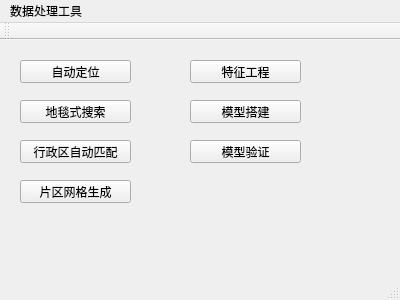
<?xml version="1.0" encoding="UTF-8"?>
<ui version="4.0">
 <class>MainWindow</class>
 <widget class="QMainWindow" name="MainWindow">
  <property name="geometry">
   <rect>
    <x>0</x>
    <y>0</y>
    <width>400</width>
    <height>300</height>
   </rect>
  </property>
  <property name="windowTitle">
   <string>MainWindow</string>
  </property>
  <widget class="QWidget" name="centralWidget">
   <widget class="QPushButton" name="pushButton">
    <property name="geometry">
     <rect>
      <x>20</x>
      <y>20</y>
      <width>111</width>
      <height>23</height>
     </rect>
    </property>
    <property name="text">
     <string>自动定位</string>
    </property>
   </widget>
   <widget class="QPushButton" name="pushButton_2">
    <property name="geometry">
     <rect>
      <x>20</x>
      <y>60</y>
      <width>111</width>
      <height>23</height>
     </rect>
    </property>
    <property name="text">
     <string>地毯式搜索</string>
    </property>
   </widget>
   <widget class="QPushButton" name="pushButton_3">
    <property name="geometry">
     <rect>
      <x>20</x>
      <y>100</y>
      <width>111</width>
      <height>23</height>
     </rect>
    </property>
    <property name="text">
     <string>行政区自动匹配</string>
    </property>
   </widget>
   <widget class="QPushButton" name="pushButton_5">
    <property name="geometry">
     <rect>
      <x>20</x>
      <y>140</y>
      <width>111</width>
      <height>23</height>
     </rect>
    </property>
    <property name="text">
     <string>片区网格生成</string>
    </property>
   </widget>
   <widget class="QPushButton" name="pushButton_4">
    <property name="geometry">
     <rect>
      <x>190</x>
      <y>20</y>
      <width>111</width>
      <height>23</height>
     </rect>
    </property>
    <property name="text">
     <string>特征工程</string>
    </property>
   </widget>
   <widget class="QPushButton" name="pushButton_6">
    <property name="geometry">
     <rect>
      <x>190</x>
      <y>60</y>
      <width>111</width>
      <height>23</height>
     </rect>
    </property>
    <property name="text">
     <string>模型搭建</string>
    </property>
   </widget>
   <widget class="QPushButton" name="pushButton_7">
    <property name="geometry">
     <rect>
      <x>190</x>
      <y>100</y>
      <width>111</width>
      <height>23</height>
     </rect>
    </property>
    <property name="text">
     <string>模型验证</string>
    </property>
   </widget>
  </widget>
  <widget class="QMenuBar" name="menuBar">
   <property name="geometry">
    <rect>
     <x>0</x>
     <y>0</y>
     <width>400</width>
     <height>23</height>
    </rect>
   </property>
   <widget class="QMenu" name="menu">
    <property name="title">
     <string>数据处理工具</string>
    </property>
   </widget>
   <addaction name="menu"/>
  </widget>
  <widget class="QToolBar" name="mainToolBar">
   <attribute name="toolBarArea">
    <enum>TopToolBarArea</enum>
   </attribute>
   <attribute name="toolBarBreak">
    <bool>false</bool>
   </attribute>
  </widget>
  <widget class="QStatusBar" name="statusBar"/>
 </widget>
 <layoutdefault spacing="6" margin="11"/>
 <resources/>
 <connections/>
</ui>
